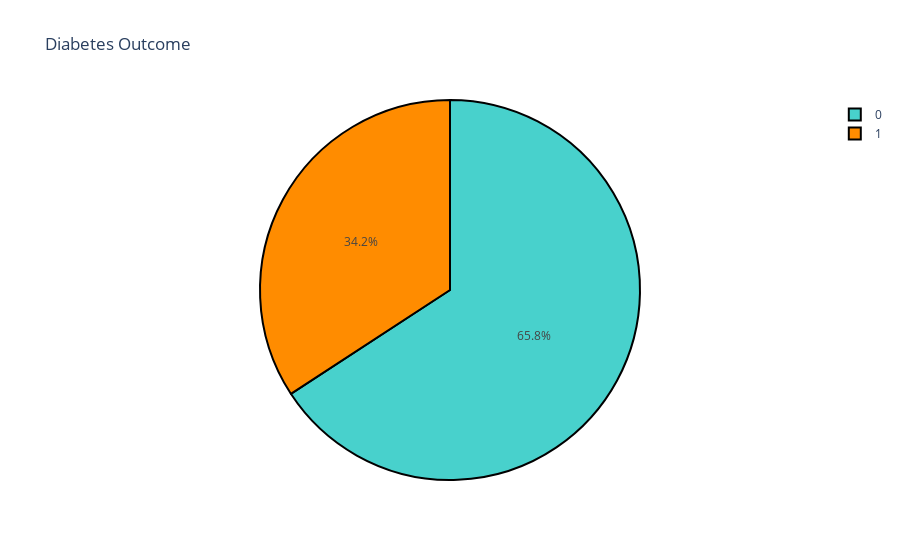

The notebook cell this image was saved under:
### Code cell
#Pie Chart
dist = df['Outcome'].value_counts()
colors = ['mediumturquoise', 'darkorange']
trace = go.Pie(values=(np.array(dist)),labels=dist.index)
layout = go.Layout(title='Diabetes Outcome')
data = [trace]
fig = go.Figure(trace,layout)
fig.update_traces(marker=dict(colors=colors, line=dict(color='#000000', width=2)))
fig.show()
#most patients in the dataset are not diabetic.
#Less than half of them have an outcome of 1 (have diabetes).

### Figure 1 — Plotly figure (JSON) as saved in the notebook; plotly's stock layout.template omitted (floating-point values rounded to 4 significant figures)
{"data": [{"labels": [0, 1], "marker": {"colors": ["mediumturquoise", "darkorange"], "line": {"color": "#000000", "width": 2}}, "type": "pie", "values": [1316, 684]}], "layout": {"title": {"text": "Diabetes Outcome"}}}
